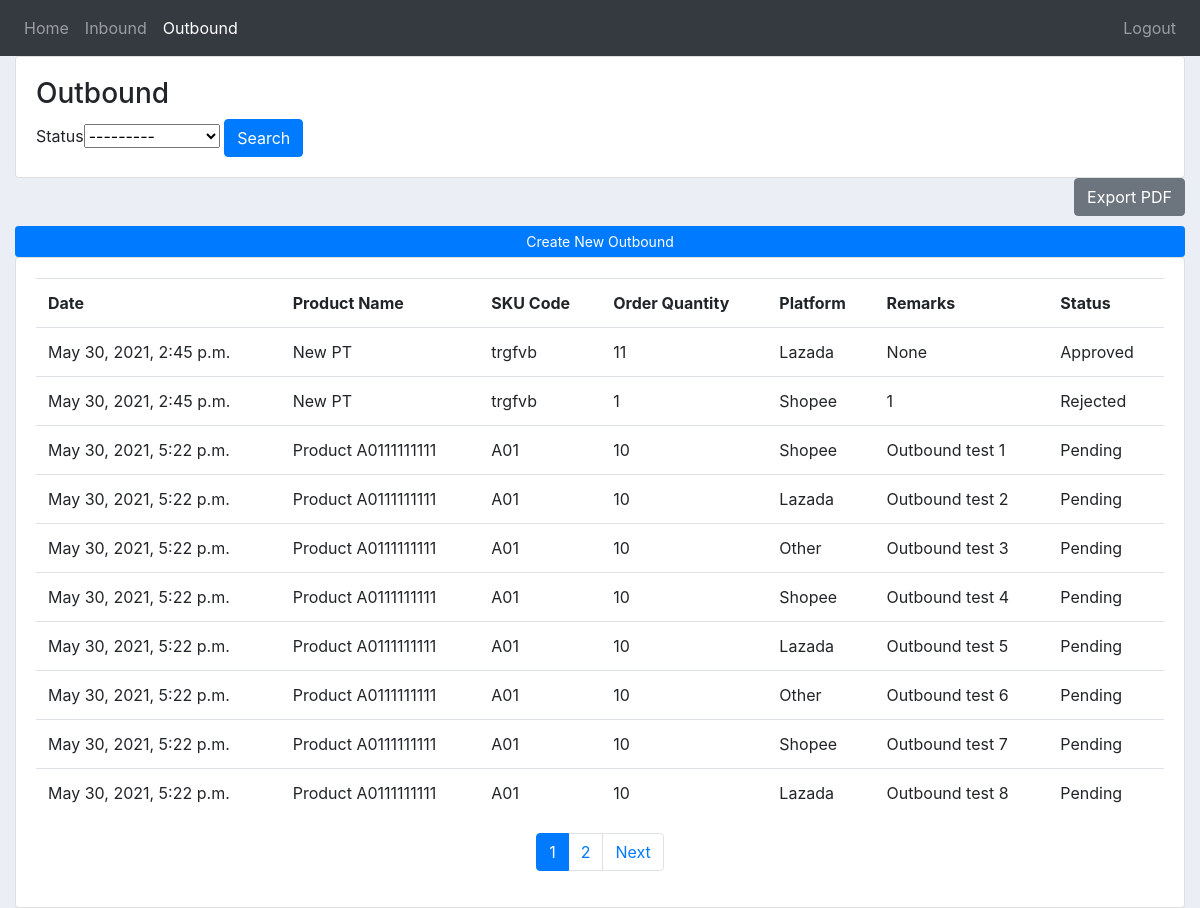
Page /outbound/ (signed in) on the committed database.
### inventory/models.py (models this page shows, shortened)
class Outbound(models.Model):
    STATUS = (
       ('Pending','Pending'),
       ('Approved', 'Approved'),
        ('Out of Delivery','Out of Delivery'),
        ('Completed','Completed'),
        ('Rejected','Rejected'),
    )
    PLATFORM = (('Shopee', 'Shopee'),
    ('Lazada', 'Lazada'),
    ('Other', 'Other'),
    )
    order_id = models.CharField(max_length=200, null=True)
    date_created = models.DateTimeField(auto_now_add=True, null=True)
    order_quantity = models.PositiveIntegerField(null=True, validators=[MinValueValidator(1)])
    platform = models.CharField(max_length=200, choices=PLATFORM, null=True)
    remarks = models.CharField(max_length=200, null=True, blank=True)
    status = models.CharField(max_length=200, choices=STATUS, default='Pending')
    seller = models.ForeignKey(Seller, to_field='user_id', null=True, on_delete=models.SET_NULL)
    product = models.ForeignKey(Product, to_field='sku_code', null=True, on_delete=models.SET_NULL)

class Product(models.Model):
    UNIT = (
        ('PCS','PCS'),
        ('BOX','BOX'),
        ('PACK','PACK'),
        ('BOTTLE','BOTTLE'),
        ('OTHER','OTHER'),
    )
    date_created = models.DateTimeField(auto_now_add=True, null=True)
    sku_code = models.CharField(max_length=200, primary_key=True)
    product_name = models.CharField(max_length=200, null=True)
    unit = models.CharField(max_length=200, choices=UNIT, null=True)
    product_quantity = models.PositiveIntegerField(null=True)
    product_price = models.FloatField(validators=[MinValueValidator(0.0)])
    location = models.CharField(max_length=200, null=True)
    rack = models.CharField(max_length=200, null=True)
    pallet = models.CharField(max_length=200, null=True)
    remarks = models.CharField(max_length=200, null=True, blank=True)
    seller = models.ForeignKey(Seller, to_field='user_id', null=True, on_delete=models.SET_NULL)

### inventory/views.py (the view)
# urls.py: path('outbound/', views.outbound, name="outbound"),
@custom_login_required
def outbound(request):
    if request.user.is_authenticated:
        if request.user.is_admin:
            outbounds = Outbound.objects.all()
            myFilter = OutboundFilter(request.GET, queryset=outbounds)
            outbounds = myFilter.qs
            seller = request.GET['seller'] if (request.method == 'GET' and 'seller' in request.GET) else ''
            status = request.GET['status'] if (request.method == 'GET' and 'status' in request.GET) else ''
            page = request.GET.get('page', 1)
            outbounds = paginate(outbounds, page);
            context = {'outbounds':outbounds,
                        'myFilter': myFilter,
                        'nbar':'outbound',
                        'seller': seller,
                        'status' : status
            }
            print(type(outbounds))
        else:
            outbounds = Outbound.objects.filter(seller_id=request.user.id)
            myFilter = OutboundFilter(request.GET, queryset=outbounds)
            outbounds = myFilter.qs
            seller = request.GET['seller'] if (request.method == 'GET' and 'seller' in request.GET) else ''
            status = request.GET['status'] if (request.method == 'GET' and 'status' in request.GET) else ''
            page = request.GET.get('page', 1)
            outbounds = paginate(outbounds, page);
            context = {'outbounds':outbounds,
                        'myFilter': myFilter,
                        'nbar':'outbound',
                        'seller': seller,
                        'status' : status
            }
    return render(request, 'inventory/outbound.html', context)

### inventory/helper.py (called while the page is built)
def paginate(object, page =1, limit = 10):
    paginator = Paginator(object, limit) # Show 25 contacts per page.
    page_obj = paginator.get_page(page)
    return page_obj

### inventory/templatetags/query_transform_template_tags.py (called while the page is built)
@register.simple_tag
def query_transform(request, **kwargs):
    updated = request.GET.copy()
    for k, v in kwargs.items():
        if v is not None:
            updated[k] = v
        else:
            updated.pop(k, 0)
    return updated.urlencode()

### inventory/templates/inventory/outbound.html (shortened to what this page needs)
{% extends 'inventory/main.html' %}
{% block content %}
{% if user.is_authenticated and user.is_admin %}
<div class="row">
    <div class="col-md">
        <div class="card card-body">
            <h3>Outbound</h3>
            <form method="get">
                {{myFilter.form}}
                <button class="btn btn-primary" type="submit">Search</button>
            </form>
		</div>
		<form method="post" action="{% url 'pdf_outbound' %}" target="_blank">
			{% csrf_token %}
            <input type="hidden" name="seller_name" value="{{seller}}">
			<input type="hidden" name="status" value="{{status}}">
			<input type="submit" class="btn btn-secondary float-right" value="Export PDF">
		</form>
		<br>
		<br>
        <div class="card card-body">
            <table class="table">
                <tr>
                    <th>Date</th>
                    <th>Seller</th>
                    <th>Product Name</th>
                    <th>SKU Code</th>
                    <th>Order Quantity</th>
                    <th>Platform</th>
                    <th>Remarks</th>
                    <th>Status</th>
                    {% if status == "Pending" or 'status' not in request %}
                    <th>Approve</th>
                    <th>Reject</th>
                   {% endif %}
                </tr>
                {% for outbound in outbounds %}
                <tr>
                    <td>{{outbound.date_created}}</td>
                    <td>{{outbound.seller}}</td>
                    <td>{{outbound.product.product_name}}</td>
                    <td>{{outbound.product.sku_code}}</td>
                    <td>{{outbound.order_quantity}}</td>
                    <td>{{outbound.platform}}</td>
                    <td>{{outbound.remarks}}</td>
                    <td>{{outbound.status}}</td>
                    {% if outbound.status == "Pending" %}
                    <td><a class="btn btn-sm btn-success" href="{% url 'approve_outbound' outbound.pk%}">Approve</a></td>
                    <td><a class="btn btn-sm btn-danger" href="{% url 'reject_outbound' outbound.pk%}">Reject</a></td>
                    {% else %}
					<td></td>
					<td></td>
                    {% endif %}
                </tr>
                {% endfor %}
            </table>
            {% include 'inventory/pagination.html' with page_obj=outbounds request=request only%}
        </div>
    </div>
</div>
{% else %}
<div class="row">
	<div class="col-md">
		<div class="card card-body">
            <h3>Outbound</h3>
            <form method="get">
                Status{{myFilter.form.status}}
                <button class="btn btn-primary" type="submit">Search</button>
            </form>
		</div>
		<form method="post" action="{% url 'pdf_outbound' %}" target="_blank">
			<input type="submit" class="btn btn-secondary float-right" value="Export PDF">
		</form>
		<br>
		<br>
<a class="btn btn-primary  btn-sm btn-block" href="{% url 'create_outbound' %}">Create New Outbound</a>
<div class="card card-body">
    <table class="table">
        <tr>
            <th>Date</th>
            <th>Product Name</th>
            <th>SKU Code</th>
            <th>Order Quantity</th>
            <th>Platform</th>
            <th>Remarks</th>
            <th>Status</th>
        </tr>
        {% for outbound in outbounds %}
        <tr>
            <td>{{outbound.date_created}}</td>
            <td>{{outbound.product.product_name}}</td>
            <td>{{outbound.product.sku_code}}</td>
            <td>{{outbound.order_quantity}}</td>
            <td>{{outbound.platform}}</td>
            <td>{{outbound.remarks}}</td>
            <td>{{outbound.status}}</td>
        </tr>
        {% endfor %}
    </table>
    {% include 'inventory/pagination.html' with page_obj=outbounds request=request only%}
    </div>
    </div>
    </div>
{% endif %}
{% endblock content %}

### static/css/main.css (style rules this page uses)
body { background-color: #ebeff5; }

### rows in the picture
Outbound: date_created "May 30, 2021, 2:45 p.m.", product.product_name "New PT", product.sku_code "trgfvb", order_quantity "11", platform "Lazada", remarks "None", status "Approved"
Outbound: date_created "May 30, 2021, 2:45 p.m.", product.product_name "New PT", product.sku_code "trgfvb", order_quantity "1", platform "Shopee", remarks "1", status "Rejected"
Outbound: date_created "May 30, 2021, 5:22 p.m.", product.product_name "Product A0111111111", product.sku_code "A01", order_quantity "10", platform "Shopee", remarks "Outbound test 1", status "Pending"
Outbound: date_created "May 30, 2021, 5:22 p.m.", product.product_name "Product A0111111111", product.sku_code "A01", order_quantity "10", platform "Lazada", remarks "Outbound test 2", status "Pending"
Outbound: date_created "May 30, 2021, 5:22 p.m.", product.product_name "Product A0111111111", product.sku_code "A01", order_quantity "10", platform "Other", remarks "Outbound test 3", status "Pending"
Outbound: date_created "May 30, 2021, 5:22 p.m.", product.product_name "Product A0111111111", product.sku_code "A01", order_quantity "10", platform "Shopee", remarks "Outbound test 4", status "Pending"
Outbound: date_created "May 30, 2021, 5:22 p.m.", product.product_name "Product A0111111111", product.sku_code "A01", order_quantity "10", platform "Lazada", remarks "Outbound test 5", status "Pending"
Outbound: date_created "May 30, 2021, 5:22 p.m.", product.product_name "Product A0111111111", product.sku_code "A01", order_quantity "10", platform "Other", remarks "Outbound test 6", status "Pending"
Outbound: date_created "May 30, 2021, 5:22 p.m.", product.product_name "Product A0111111111", product.sku_code "A01", order_quantity "10", platform "Shopee", remarks "Outbound test 7", status "Pending"
Outbound: date_created "May 30, 2021, 5:22 p.m.", product.product_name "Product A0111111111", product.sku_code "A01", order_quantity "10", platform "Lazada", remarks "Outbound test 8", status "Pending"

### other values in the picture
{{ page_obj.number }} "1"
{{ page_obj.paginator.num_pages }} "2"
